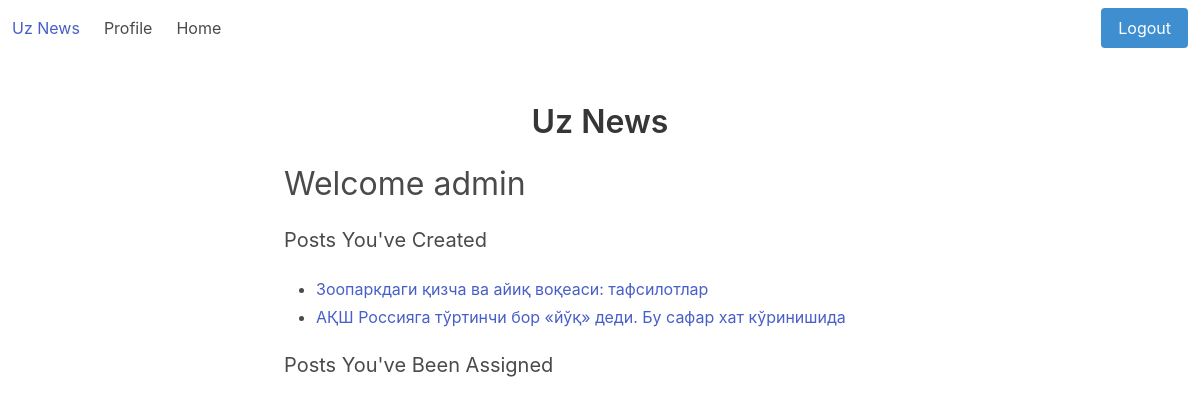
/profile/ (signed in), run on the app's committed database.
### survey/models.py (models this page shows)
class Post(models.Model):
	title = models.CharField(max_length=250)
	image = models.ImageField(verbose_name="Maqola rasmi", upload_to='post_Images/')
	body = models.TextField()
	author = models.ForeignKey(User, on_delete=models.CASCADE, null=True)
	up = models.PositiveIntegerField(default=0)
	down = models.PositiveIntegerField(default=0)
	active = models.BooleanField(default=True)
	category = models.ForeignKey(Category, on_delete=models.PROTECT, null=True, related_name='categories')
	tag = models.ManyToManyField(Tag, related_name='tags')
	published = models.DateTimeField(auto_now_add=True)
	class Meta:
		ordering = ["-id"]

### survey/views.py (the view)
# urls.py: path('profile/', views.ProfileView.as_view(), name='profile'),
class ProfileView(LoginRequiredMixin, View):
    def get(self, request):
        surveys = Post.objects.filter(author=request.user).all()
        context = {
          'surveys': surveys,
        }
        return render(request, 'survey/profile.html', context)

### survey/context_pro.py (called while the page is built)
def view_all(request):
	context = {
		"categories":Category.objects.all(),
		"tags":Tag.objects.all(),
	}
	return context

### templates/survey/profile.html (shortened to what this page needs)
{% extends 'survey/base.html' %}
{% load widget_tweaks %}
{% block content %}
<section class="section">
  <div class="container">
    <h1 class="title has-text-centered">
      Uz News
    </h1>
    <div class="columns">
      <div class="column is-offset-2 is-8">
        <h2 class="subtitle is-size-3">
          Welcome {{ request.user.username }}
        </h2>
        <h3 class="subtitle">Posts You've Created</h3>
        <div class="content">
          <ul>
            {% for survey in surveys %}
            <li><a href="">{{ survey.title }}</a></li>
            {% endfor %}
          </ul>
        </div>
        <h3 class="subtitle">Posts You've Been Assigned</h3>
      </div>
    </div>
  </div>
</section>
{% endblock %}

### data on the page
Post: title "Зоопаркдаги қизча ва айиқ воқеаси: тафсилотлар"
Post: title "АҚШ Россияга тўртинчи бор «йўқ» деди. Бу сафар хат кўринишида"

### other printed values
{{ request.user.username }} "admin"
